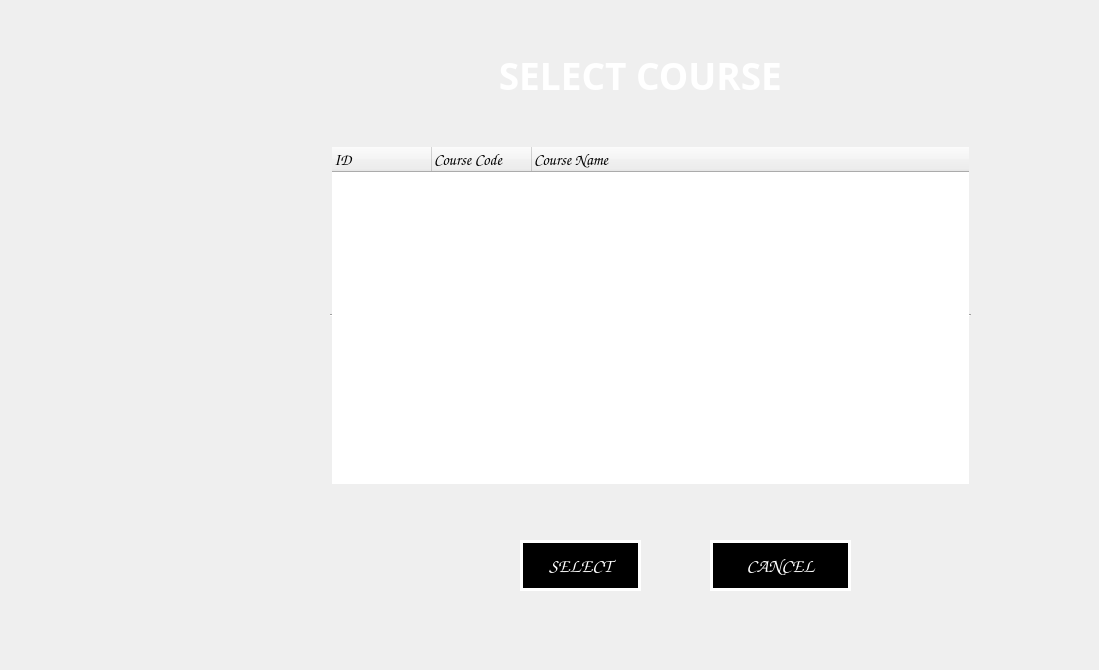
<?xml version="1.0" encoding="UTF-8"?>
<ui version="4.0">
 <class>selectCourse</class>
 <widget class="QWidget" name="selectCourse">
  <property name="geometry">
   <rect>
    <x>0</x>
    <y>0</y>
    <width>1099</width>
    <height>670</height>
   </rect>
  </property>
  <property name="windowTitle">
   <string>selectCourse</string>
  </property>
  <widget class="QTreeWidget" name="coursePanel">
   <property name="enabled">
    <bool>true</bool>
   </property>
   <property name="geometry">
    <rect>
     <x>330</x>
     <y>145</y>
     <width>641</width>
     <height>341</height>
    </rect>
   </property>
   <property name="font">
    <font>
     <family>Comic Sans MS</family>
     <pointsize>12</pointsize>
     <weight>75</weight>
     <italic>true</italic>
     <bold>true</bold>
    </font>
   </property>
   <property name="focusPolicy">
    <enum>Qt::StrongFocus</enum>
   </property>
   <property name="acceptDrops">
    <bool>false</bool>
   </property>
   <property name="frameShape">
    <enum>QFrame::HLine</enum>
   </property>
   <property name="frameShadow">
    <enum>QFrame::Sunken</enum>
   </property>
   <property name="verticalScrollBarPolicy">
    <enum>Qt::ScrollBarAsNeeded</enum>
   </property>
   <property name="horizontalScrollBarPolicy">
    <enum>Qt::ScrollBarAsNeeded</enum>
   </property>
   <property name="sizeAdjustPolicy">
    <enum>QAbstractScrollArea::AdjustToContents</enum>
   </property>
   <property name="autoScrollMargin">
    <number>14</number>
   </property>
   <attribute name="headerHighlightSections">
    <bool>true</bool>
   </attribute>
   <column>
    <property name="text">
     <string>ID</string>
    </property>
   </column>
   <column>
    <property name="text">
     <string>Course Code</string>
    </property>
   </column>
   <column>
    <property name="text">
     <string>Course Name</string>
    </property>
   </column>
  </widget>
  <widget class="QPushButton" name="cancelButton">
   <property name="geometry">
    <rect>
     <x>710</x>
     <y>540</y>
     <width>141</width>
     <height>51</height>
    </rect>
   </property>
   <property name="font">
    <font>
     <family>Comic Sans MS</family>
     <pointsize>14</pointsize>
     <weight>75</weight>
     <bold>true</bold>
    </font>
   </property>
   <property name="styleSheet">
    <string notr="true">border-image:none;
color:white;
background-color:inherit;
border:3px solid white;</string>
   </property>
   <property name="text">
    <string>CANCEL</string>
   </property>
  </widget>
  <widget class="QPushButton" name="selectButton">
   <property name="geometry">
    <rect>
     <x>520</x>
     <y>540</y>
     <width>121</width>
     <height>51</height>
    </rect>
   </property>
   <property name="font">
    <font>
     <family>Comic Sans MS</family>
     <pointsize>14</pointsize>
     <weight>75</weight>
     <bold>true</bold>
    </font>
   </property>
   <property name="styleSheet">
    <string notr="true">border-image:none;
color:white;
background-color:inherit;
border:3px solid white;</string>
   </property>
   <property name="text">
    <string>SELECT</string>
   </property>
  </widget>
  <widget class="QLabel" name="errorLabel">
   <property name="geometry">
    <rect>
     <x>440</x>
     <y>620</y>
     <width>451</width>
     <height>41</height>
    </rect>
   </property>
   <property name="font">
    <font>
     <family>Comic Sans MS</family>
     <pointsize>14</pointsize>
     <weight>75</weight>
     <bold>true</bold>
    </font>
   </property>
   <property name="styleSheet">
    <string notr="true">color:white;</string>
   </property>
   <property name="text">
    <string/>
   </property>
  </widget>
  <widget class="QLabel" name="label">
   <property name="geometry">
    <rect>
     <x>470</x>
     <y>40</y>
     <width>391</width>
     <height>71</height>
    </rect>
   </property>
   <property name="font">
    <font>
     <family>Colonna MT</family>
     <pointsize>28</pointsize>
     <weight>75</weight>
     <bold>true</bold>
    </font>
   </property>
   <property name="styleSheet">
    <string notr="true">color:white;</string>
   </property>
   <property name="text">
    <string>   SELECT COURSE</string>
   </property>
  </widget>
 </widget>
 <layoutdefault spacing="6" margin="11"/>
 <resources/>
 <connections>
  <connection>
   <sender>selectButton</sender>
   <signal>clicked()</signal>
   <receiver>selectCourse</receiver>
   <slot>selectCourseClicked()</slot>
   <hints>
    <hint type="sourcelabel">
     <x>200</x>
     <y>345</y>
    </hint>
    <hint type="destinationlabel">
     <x>292</x>
     <y>216</y>
    </hint>
   </hints>
  </connection>
  <connection>
   <sender>cancelButton</sender>
   <signal>clicked()</signal>
   <receiver>selectCourse</receiver>
   <slot>cancelButtonClicked()</slot>
   <hints>
    <hint type="sourcelabel">
     <x>440</x>
     <y>345</y>
    </hint>
    <hint type="destinationlabel">
     <x>292</x>
     <y>216</y>
    </hint>
   </hints>
  </connection>
 </connections>
 <slots>
  <slot>selectCourseClicked()</slot>
  <slot>cancelButtonClicked()</slot>
 </slots>
</ui>
